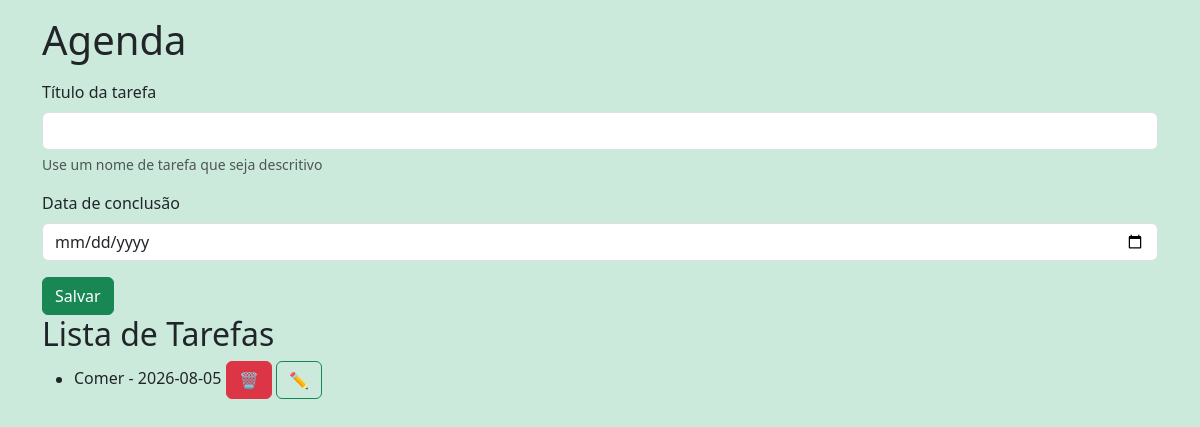
Page /agenda on the earlier database version.
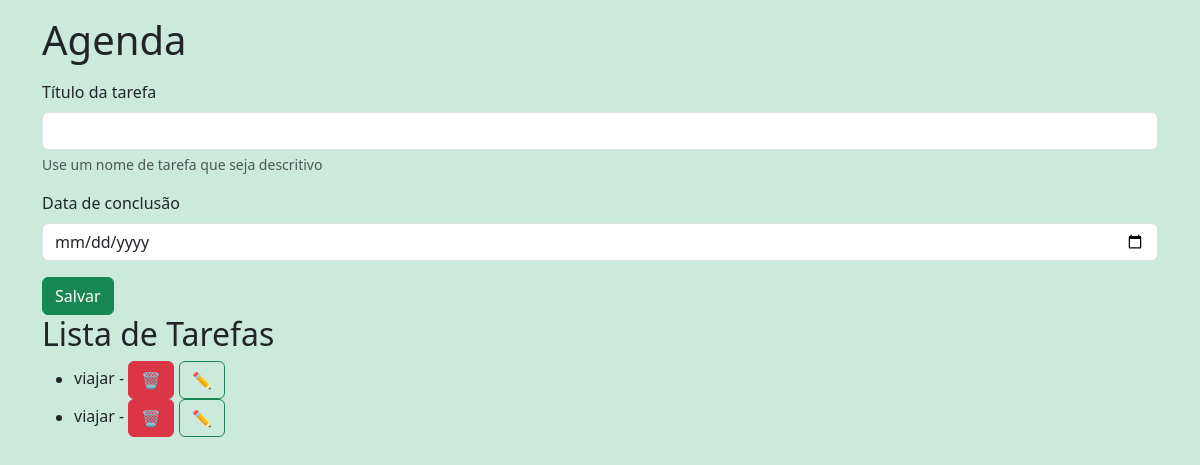
Same page on the later database version.
### tables this page shows
CREATE TABLE tarefas (
        id INTEGER PRIMARY KEY AUTOINCREMENT,
        titulo_tarefa TEXT NOT NULL,
        data_conclusao TEXT);

### app.py (the view)
@app.route('/agenda', methods=['GET', 'POST'])
def agenda():
    tarefa = None
    if request.method == 'POST':
        titulo_tarefa = request.form['titulo-tarefa']
        data_conclusao = request.form['data-conclusao']
        tarefa = Tarefa(titulo_tarefa, data_conclusao)
        tarefa.salvar_tarefa()
    tarefas = Tarefa.obter_tarefas()
    return render_template('agenda.html', titulo='Agenda', tarefas=tarefas)

### models/database.py (called while the page is built)
    def buscar_tudo(self, query: str, params: tuple = ()) -> list[Any]:
        self.cursor.execute(query, params)
        return self.cursor.fetchall()

    def close(self) -> None:
        self.connection.close()

    def __enter__(self) -> Self:
        return self

    def __exit__(self, exc_type: Optional[Type[BaseException]], exc_value: Optional[BaseException], tb: Optional[TracebackType]) -> None:
        if exc_type is not None:
            print('Exceção caprturada no contexto:')
            print(f'Tipo: {exc_type.__name__}')
            print(f'Mensagem: {exc_value}')
            print('Traceback completo:')
            traceback.print_tb(tb)
        self.close()

### models/tarefa.py (called while the page is built)
    @classmethod
    def obter_tarefas(cls) -> list[Self]:
        with Database('./data/tarefas.sqlite3') as db:
            query: str = 'SELECT titulo_tarefa, data_conclusao, id FROM tarefas;'
            resultados: list[Any] = db.buscar_tudo(query)
            tarefas: list[Self] = [cls(titulo, data, id) for titulo, data, id in resultados]
            return tarefas

### templates/agenda.html (shortened to what this page needs)
    {% extends "base.html" %}
    {% block content %}
    <form class="mt-3" method="POST">
            <div class="mb-3">
                <label for="titulo-tarefa" class="form-label">Título da tarefa</label>
                <input type="text" class="form-control" name = "titulo-tarefa" id="titulo-tarefa" aria-describedby="ajudaNomeTarefa" value="{{ tarefa_selecionada.titulo_tarefa if
                tarefa_selecionada else '' }}" required>
            <div id="ajudaNomeTarefa" class="form-text">Use um nome de tarefa que seja descritivo</div>
            </div>
            <div class="mb-3">
                <label for="data-conclusao" class="form-label">Data de conclusão</label>
                <input type="date" class="form-control" name="data-conclusao" id="data-conclusao"
                value="{{ tarefa_selecionada.data_conclusao if tarefa_selecionada else '' }}">
            </div>
            <button type="submit" class="btn btn-primary">Salvar</button>
    </form>
<h2>Lista de Tarefas</h2>
    {% if tarefas %}
        <ul>
            {% for tarefa in tarefas %}
                <li>{{ tarefa.titulo_tarefa }} - {{ tarefa.data_conclusao }}
                    <a href="{{ url_for('delete', idTarefa=tarefa.id_tarefa) }}" class="btn btn-danger">🗑️</a>
                    <a href="{{ url_for('update', idTarefa=tarefa.id_tarefa) }}" class="btn btn-outline-primary">✏️</a>
                </li>
            {% endfor %}
        </ul>
    {% else %}
        <p>Nenhuma tarefa cadastrada</p>
    {% endif %}
    {% endblock %}

### templates/base.html (shortened to what this page needs)
<!DOCTYPE html>
<html lang="pt-br">
<head>
    <link rel="stylesheet" href="{{ url_for('static', filename='style.css') }}">
    <link href="https://cdn.jsdelivr.net/npm/bootstrap@5.3.8/dist/css/bootstrap.min.css" rel="stylesheet">
</head>
<body class="container ">
    <h1 class="mt-3">{{ titulo }}</h1>
    {% block content %}{% endblock %}
</body>
</html>

### static/style.css (style rules this page uses)
:root { --bs-primary: #198754; --bs-success: #2fbf71; --bs-link-color: #198754; --bs-link-hover-color: #146c43; }
.btn-primary { background-color: #198754 !important; border-color: #198754 !important; }
.btn-outline-primary { color: #198754 !important; border-color: #198754 !important; }
a { color: #198754; }
body { background-color: #cceadc !important; }

Differences in the rows shown:
removed tarefas: titulo_tarefa "Comer", data_conclusao "2026-08-05"
added tarefas: titulo_tarefa "viajar"
added tarefas: titulo_tarefa "viajar"
